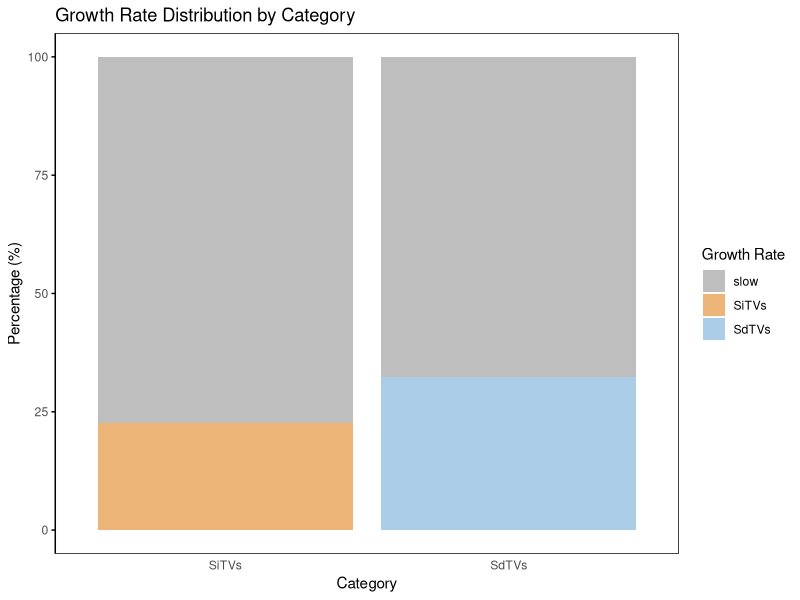

Source code (R):
# 加载所需的库
library(ggplot2)
library(dplyr)
library(gridExtra)  # 确保已安装，用于 grid.arrange

# 读取数据
data <- read.delim("6_growth.tsv", sep = "\t")

# 计算百分比
data <- data %>%
  group_by(Category) %>%
  mutate(Percentage = Count / sum(Count) * 100) %>%
  ungroup()  # 取消分组，避免后续操作的潜在问题

# 设置 Category 的顺序
data$Category <- factor(data$Category, levels = c("SiTVs", "SuTVs", "SdTVs"))

# 设置 Group 的顺序，确保 "slow" 在 "fast" 之后
data$Group <- factor(data$Group, levels = c("slow", "fast"))

# 为 fast 组和 slow 组分别设置颜色
data <- data %>%
  mutate(Group_Color = ifelse(Group == "fast", as.character(Category), "slow"))

# 将 Group_Color 转换为因子，并确保 'slow' 是最后一个水平
data$Group_Color <- factor(data$Group_Color, levels = c("slow", "SiTVs", "SuTVs", "SdTVs"))

# 定义颜色映射
color_mapping <- c(
  "SiTVs" = "#ECB477",
  "SuTVs" = "#ECF4DD", 
  "SdTVs" = "#accde8", 
  "slow" = "gray"      
)

# 绘制百分比堆积条形图
p <- ggplot(data, aes(x = Category, y = Percentage, fill = Group_Color)) +
  geom_bar(stat = "identity", position = "stack") +
  labs(
    title = "Growth Rate Distribution by Category",
    x = "Category",
    y = "Percentage (%)",
    fill = "Growth Rate"
  ) +
  theme_minimal() +
  theme(
    panel.grid.major = element_blank(),
    panel.grid.minor = element_blank(),
    panel.border = element_rect(color = "black", fill = NA, size = 0.5),
    axis.text.x = element_text(angle = 0, hjust = 0.5),
    axis.ticks.y = element_line(color = "black"),  
    axis.line.y = element_line(color = "black")  
  ) +
  scale_fill_manual(values = color_mapping) 

print(p)

